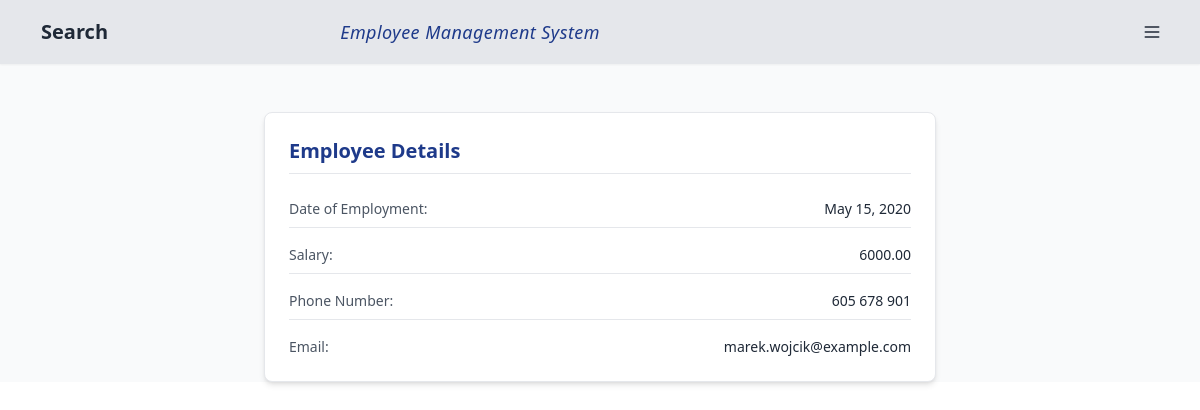
/95080522331/, run on the app's committed database.
### employee_management_system/models.py (models this page shows, shortened)
class Employee(models.Model):
    name = models.CharField(max_length=100)
    surname = models.CharField(max_length=100)
    pesel = models.CharField(max_length=11, unique=True)
    residential_address = models.CharField(max_length=255)
    date_of_employment = models.DateField()
    salary = models.DecimalField(max_digits=10, decimal_places=2)
    phone_number = models.CharField(max_length=20, blank=True, null=True)
    email = models.EmailField(blank=True)

### employee_management_system/views.py (the view)
# urls.py: path('<str:pesel>/', views.employee_detail, name='employee_detail_url'),
def employee_detail(request, pesel):
    employee = get_object_or_404(Employee, pesel=pesel)
    return render(request, 'employee_management_system/employee_details.html', {'employee': employee})

### employee_management_system/templates/employee_management_system/employee_details.html (shortened to what this page needs)
{% extends 'index.html' %}
{% block content %}
<div class="max-w-2xl mx-auto mt-8">
  <div class="card bg-white shadow-md border border-gray-200 rounded-lg">
    <div class="card-body p-6">
      <h2 class="text-xl font-semibold text-blue-900 border-b pb-2 mb-4">Employee Details</h2>
      <div class="space-y-4 text-gray-800">
        <div class="flex justify-between border-b pb-2">
          <span class="font-medium text-gray-600">Date of Employment:</span>
          <span>{{ employee.date_of_employment }}</span>
        </div>
        <div class="flex justify-between border-b pb-2">
          <span class="font-medium text-gray-600">Salary:</span>
          <span>{{ employee.salary }}</span>
        </div>
        <div class="flex justify-between border-b pb-2">
          <span class="font-medium text-gray-600">Phone Number:</span>
          <span>{{ employee.phone_number }}</span>
        </div>
        <div class="flex justify-between">
          <span class="font-medium text-gray-600">Email:</span>
          <span>{{ employee.email }}</span>
        </div>
      </div>
    </div>
  </div>
</div>
{% endblock %}

### data on the page
Employee: date_of_employment "May 15, 2020", salary "6000.00", phone_number "605 678 901", email "marek.wojcik@example.com"
